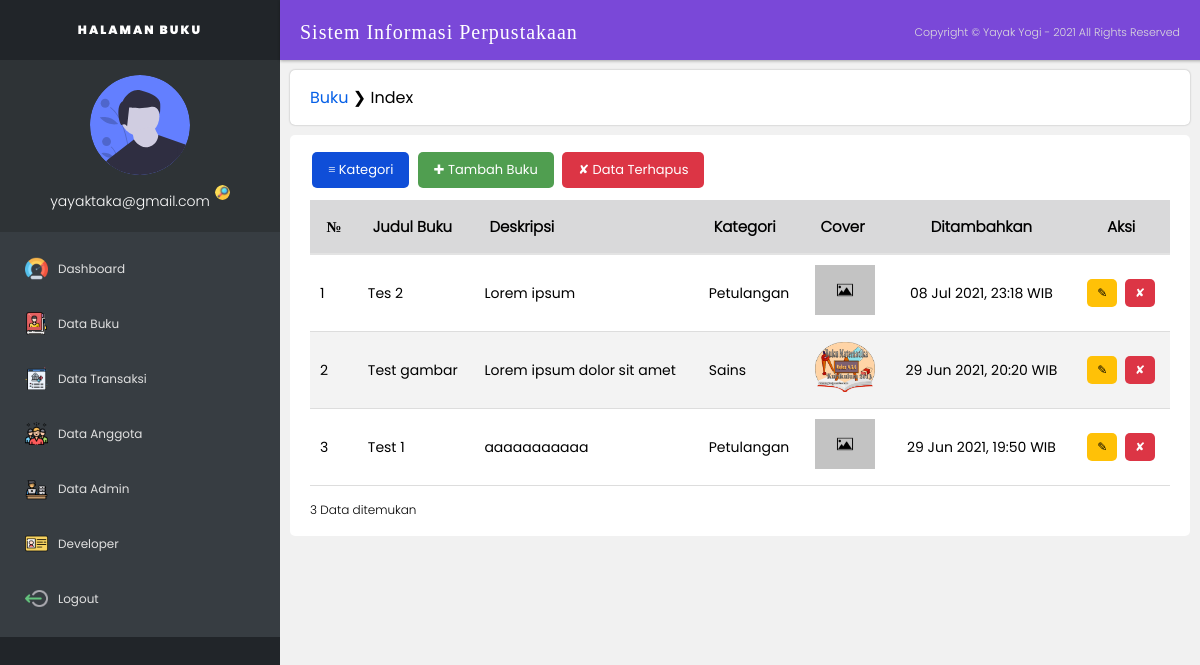
Screenshot of /index.php?pages=buku&views=index (signed in) with the database file from the repository.
### tables this page shows
CREATE TABLE `tb_buku` (
  `id` varchar(32) NOT NULL,
  `judul_buku` varchar(255) NOT NULL,
  `deskripsi` text NOT NULL,
  `kategori_id` varchar(64) NOT NULL,
  `kategori` varchar(32) NOT NULL,
  `cover` varchar(255) NOT NULL,
  `created_at` datetime NOT NULL,
  `updated_at` datetime NOT NULL,
  `deleted_at` datetime DEFAULT NULL,
  PRIMARY KEY (`id`)
);

### app/koneksi.php (called while the page is built, shortened)
<?php
  function GET($key,$val){
    $res = isset($_SESSION[$key]) && $_SESSION[$key] != '' ? $_SESSION[$key] : $val;
    $res = isset($_POST[$key]) && $_POST[$key] != '' ? $_POST[$key] : $res;
    $res = isset($_GET[$key]) && $_GET[$key] != '' ? $_GET[$key] : $res;
    return $res;
  }
?>

### index.php (called while the page is built, shortened)
<?php
  include 'app/routesuperadmin.php';
  main();
?>

### app/view_superadmin.php (the view, shortened to what this page needs)
<?php
  $pages = GET('pages','');
  $views = GET('views','');
  function buku()
  {
    global $koneksi;
    global $pages;
    global $views;
    if($pages == "buku")
    {
      if($views == "index")
      {
          echo '<div class="wrapper">
              <a href="?pages='.$pages.'&views=kategori" class="btn-primary btn-md">&#8801; Kategori</a>
              <a href="?pages='.$pages.'&views=tambah" class="btn-success btn-md">&#10010; Tambah Buku</a>
              <a href="?pages='.$pages.'&views=temporary" class="btn-danger btn-md">&#10008; Data Terhapus</a>
              <div class="table-responsive">
                <table>
                  <tr>
                    <th>&#8470;</th>
                    <th>Judul Buku</th>
                    <th>Deskripsi</th>
                    <th>Kategori</th>
                    <th>Cover</th>
                    <th>Ditambahkan</th>
                    <th>Aksi</th>
                  </tr>';
                $query = "SELECT * FROM tb_buku WHERE deleted_at IS NULL ORDER BY created_at DESC";
                $sql = mysqli_query($koneksi,$query);
                $count = mysqli_num_rows($sql);
                $i=1;
                while($row = mysqli_fetch_assoc($sql))
                {
                  echo '<tr>';
                  echo '<td>'.$i++.'</td>';
                  echo '<td>'.$row['judul_buku'].'</td>';
                  echo '<td>'.$row['deskripsi'].'</td>';
                  echo '<td>'.$row['kategori'].'</td>';
                  echo '<td><img width="60" height="50" src="assets/cover_buku/'.$row['cover'].'"></td>';
                  echo '<td>'.date("d M Y, G:i", strtotime($row['created_at'])).' WIB </td>';
                  echo '<td>
                          <a href="?pages='.$pages.'&views=edit&id='.$row['id'].'" class="btn-warning btn-sm">&#9998;</a>
                          <a href="?pages='.$pages.'&views=hapus&id='.$row['id'].'" class="btn-danger btn-sm">&#10008;</a>
                        </td>';
                  echo '</tr>';
                }
            echo '</table>
                </div>
              <span class="data-count">'.$count.' Data ditemukan</span>
            </div>
          ';
      }
    }
  }
?>

### assets/style.css (style rules this page uses)
* { margin: 0; padding: 0; box-sizing: border-box; }
body { background-color: #f1f1f1; }
.table-responsive { background: white; padding: 10px 0; }
table { width: 100%; border-collapse: collapse; }
table th { padding: 15px; font-size: 15px; border-bottom: 2px solid #e3e3e3; text-align: left; background: #d9d9da; font-family: "Poppins-Light"; }
table td { padding: 10px; font-size: 14px; border-bottom: 1px solid #ddd; font-family: "Poppins-Regular"; }
table th:nth-child(1), table th:nth-child(6), table th:nth-child(7), table td:nth-child(1), table td:nth-child(6), table td:nth-child(7) { text-align: center; }
table tr:nth-child(2n + 1) { background: #f3f3f3; }
table td:nth-child(1) { text-align: left; }
.btn-primary, .btn-warning, .btn-danger, .btn-success, .btn-default { border-radius: 5px; text-decoration: none; margin: 2px; font-family: "Poppins-Regular"; display: inline-block; border: none; }
.btn-md { padding: 8px 16px; font-size: 13px; cursor: pointer !important; }
.btn-sm { padding: 5px 10px; font-size: 12px; cursor: pointer !important; }
.btn-warning { background: #ffc107; color: black; }
.btn-danger { background: #dc3545; color: white; }
.btn-success { background: #509e50; color: white; }
.btn-primary { background: #0f4ed8; color: white; }
.wrapper, .fieldset { background: white; border: none; padding: 15px 20px; border-radius: 5px; }
.data-count { font-size: 12px; font-family: "Poppins-Light"; }

### rows the page displays
tb_buku: judul_buku "Tes 2", deskripsi "Lorem ipsum", kategori "Petulangan", cover (placeholder picture), created_at "08 Jul 2021, 23:18"
tb_buku: judul_buku "Test gambar", deskripsi "Lorem ipsum dolor sit amet", kategori "Sains", cover (picture), created_at "29 Jun 2021, 20:20"
tb_buku: judul_buku "Test 1", deskripsi "aaaaaaaaaaa", kategori "Petulangan", cover (placeholder picture), created_at "29 Jun 2021, 19:50"

### other values shown
$page "BUKU"
$nama "yayaktaka@gmail.com"
$page "Buku"
$view "Index"
$count "3"
